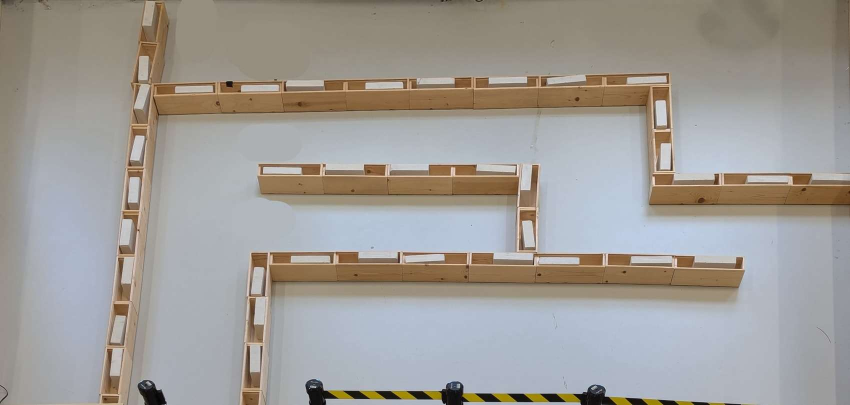
#> input picture etc/MazePictures/maze4.jpg, 1700 x 810 px, found by its file name (shown at 1/2 size)
$ python OriginalImageProcessing.py
#> lines starting #> are read from the running program, lines starting #| are printed output that depends on the picture; after the words box and inside, x2 and y2 are one past the last pixel; in counts of white or black regions, pixels touching at a corner belong together
import cv2 as cv
import numpy as np
import matplotlib.pyplot as plt

maze_length = 410
maze_width = 470
brick_length = 36
brick_width = 11

img = cv.imread(r'C:\Users\riann\Downloads\maze4.jpg')   # you can read in images with opencv
#> img is the input picture: shape (810, 1700, 3); mean B, G, R 151.5, 156.2, 159.9
gray = cv.cvtColor(img,cv.COLOR_BGR2GRAY)
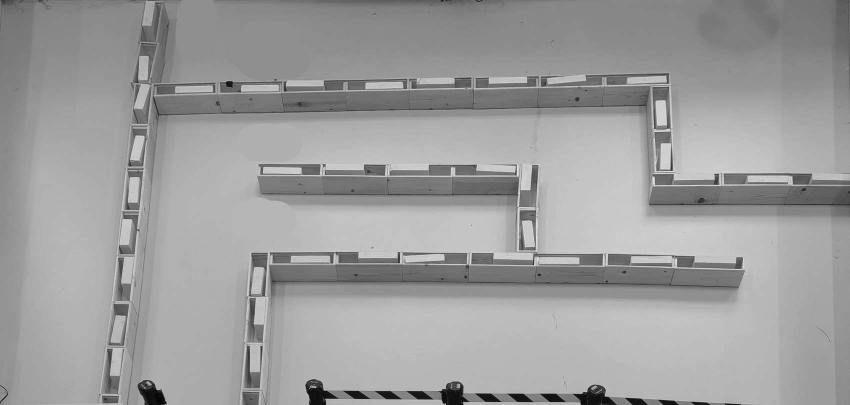
#> gray: shape (810, 1700) (shown at 1/2 size); min 0, max 243, mean 156.7
resized_image = cv.resize(gray, (maze_width, maze_length))
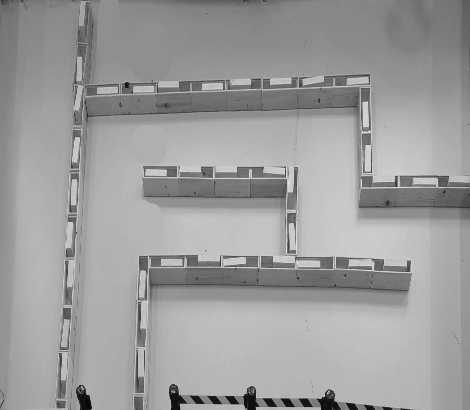
#> resized_image: shape (410, 470); min 4, max 233, mean 156.7
img = resized_image

blur= cv.GaussianBlur(gray,(7,7),0)
edged = cv.Canny(image= img, threshold1=45, threshold2=200, apertureSize=3)
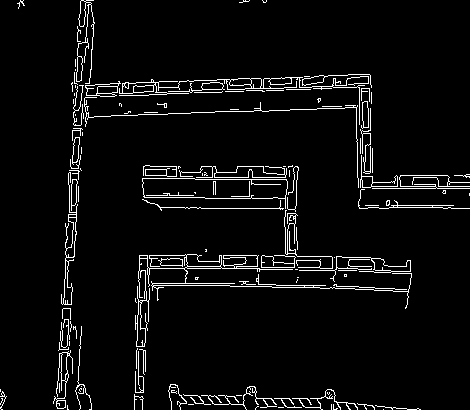
#> edged: shape (410, 470); 4.7% white in thin lines or dots

# Pixelation
height, width = img.shape[:2] # Get input size
#> height = 410; width = 470
w, h = (47, 41) # Desired "pixelated" size
temp = cv.resize(edged, (w, h), interpolation=cv.INTER_AREA) # Resize input to "pixelated" size
output = cv.resize(temp, (width, height), interpolation=cv.INTER_AREA) # Initialize output image
ret, thresh = cv.threshold(output,0,255,cv.THRESH_OTSU)
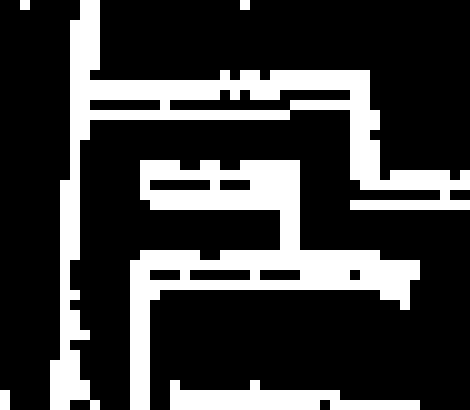
#> thresh: shape (410, 470); 24.4% white; 6 white regions
#> ret = 23

contours, hierarchy = cv.findContours(thresh, cv.RETR_EXTERNAL, cv.CHAIN_APPROX_NONE)
#> contours = 6 contours; box (x1, y1, x2, y2) and area: (50, 0, 470, 410) 24240, (130, 160, 420, 410) 21280, (170, 380, 420, 410) 4004, (0, 390, 10, 410) 171, (240, 0, 250, 10) 81, (20, 0, 30, 10) 81
print("Number of Contours found = " + str(len(contours)))
#| Number of Contours found = 6
cv.drawContours(img, contours, -1, (0, 255, 0), thickness=cv.FILLED)
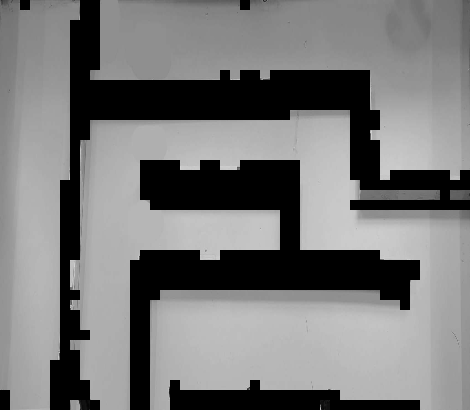
#> img: shape (410, 470); min 0, max 212, mean 119.8


mask = np.ones(img.shape[:2], dtype="uint8") * 255
cv.drawContours(mask, contours, -1, 0, -1) # Draw the contours on the mask
#> mask: shape (410, 470); 73% white; 6 black regions, box (x1, y1, x2, y2) and area: (50, 0, 470, 410) 25400, (130, 160, 420, 410) 22000, (170, 380, 420, 410) 4300, (0, 390, 10, 410) 200, (20, 0, 30, 10) 100, (240, 0, 250, 10) 100

# Pixelation
height, width = mask.shape[:2] # Get input size
w, h = (20, 15) # Desired "pixelated" size
temp2 = cv.resize(mask, (w, h), interpolation=cv.INTER_AREA) # Resize input to "pixelated" size
output2 = cv.resize(temp2, (width, height), interpolation=cv.INTER_AREA) # Initialize output image
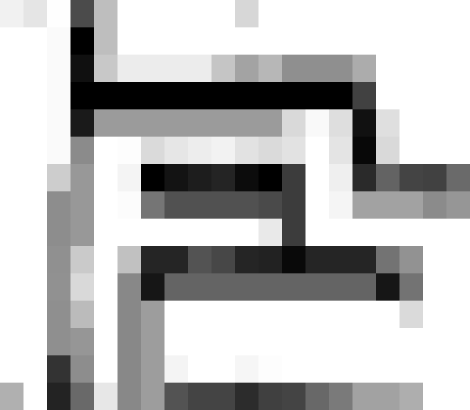
#> output2: shape (410, 470); min 0, max 255, mean 186.1
ret, thresh2 = cv.threshold(output2,0,255,cv.THRESH_OTSU)
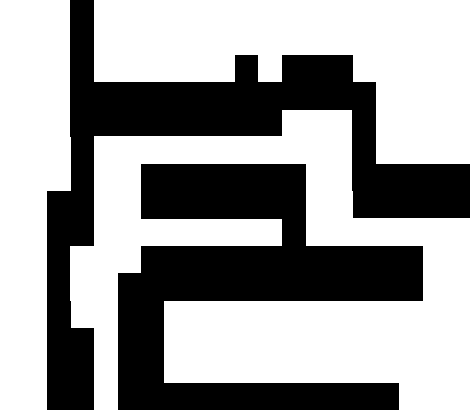
#> thresh2: shape (410, 470); 62.1% white; 2 black regions, box (x1, y1, x2, y2) and area: (118, 164, 423, 410) 37236, (47, 0, 470, 410) 35845
#> ret = 166

plt.imshow(thresh2)
plt.show()

thresh3 = np.asmatrix(thresh2)
print(thresh3)
#> (printed output is left out)

wow = []
counter = 0

# rows = len(thresh3)
# col = len(thresh3[0])
row = np.shape(thresh3)[0]
#> row = 410
col = np.shape(thresh3)[1]
#> col = 470
print(row)
#| 410
print(col)
#| 470

# [12 lines of commented-out code are left out]

print(thresh3)
#> (printed output is left out)
